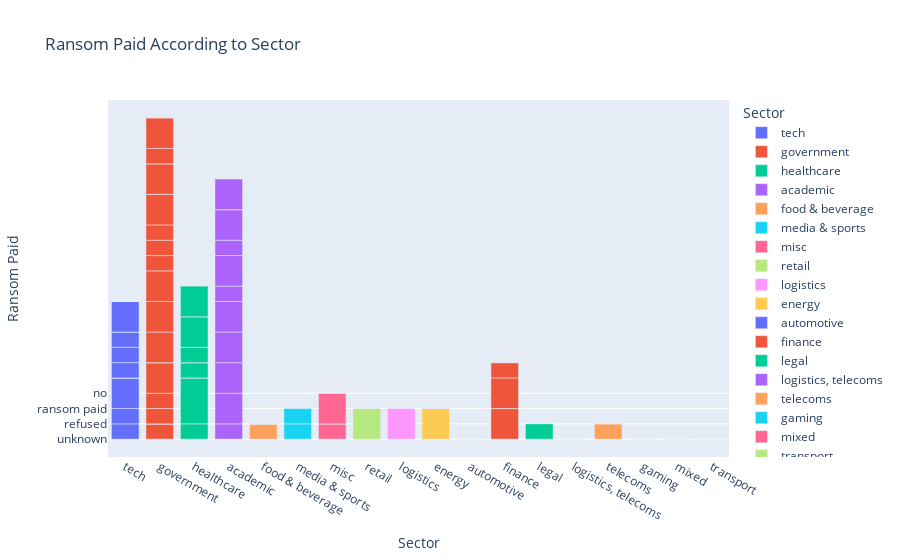

Notebook code cell kept with this figure:
### Code cell
px.bar(df,y='Ransom Paid',x='Sector',color='Sector',title='Ransom Paid According to Sector')

### Figure 1 — Plotly figure (JSON) as saved in the notebook; plotly's stock layout.template omitted (floating-point values rounded to 4 significant figures)
{"data": [{"alignmentgroup": "True", "hovertemplate": "Sector=%{x}<br>Ransom Paid=%{y}<extra></extra>", "legendgroup": "tech", "marker": {"color": "#636efa", "pattern": {"shape": ""}}, "name": "tech", "offsetgroup": "tech", "orientation": "v", "showlegend": true, "textposition": "auto", "type": "bar", "x": ["tech", "tech", "tech", "tech", "tech", "tech", "tech", "tech", "tech", "tech", "tech", "tech", "tech", "tech", "tech"], "xaxis": "x", "y": ["unknown", "unknown", "unknown", "refused", "refused", "ransom paid", "unknown", "unknown", "refused", "refused", "refused", "unknown", "ransom paid", "unknown", "unknown"], "yaxis": "y"}, {"alignmentgroup": "True", "hovertemplate": "Sector=%{x}<br>Ransom Paid=%{y}<extra></extra>", "legendgroup": "government", "marker": {"color": "#EF553B", "pattern": {"shape": ""}}, "name": "government", "offsetgroup": "government", "orientation": "v", "showlegend": true, "textposition": "auto", "type": "bar", "x": ["government", "government", "government", "government", "government", "government", "government", "government", "government", "government", "government", "government", "government", "government", "government", "government", "government", "government", "government", "government", "government", "government"], "xaxis": "x", "y": ["refused", "unknown", "unknown", "refused", "refused", "ransom paid", "unknown", "unknown", "ransom paid", "ransom paid", "ransom paid", "refused", "unknown", "refused", "refused", "ransom paid", "unknown", "ransom paid", "unknown", "refused", "ransom paid", "unknown"], "yaxis": "y"}, {"alignmentgroup": "True", "hovertemplate": "Sector=%{x}<br>Ransom Paid=%{y}<extra></extra>", "legendgroup": "healthcare", "marker": {"color": "#00cc96", "pattern": {"shape": ""}}, "name": "healthcare", "offsetgroup": "healthcare", "orientation": "v", "showlegend": true, "textposition": "auto", "type": "bar", "x": ["healthcare", "healthcare", "healthcare", "healthcare", "healthcare", "healthcare", "healthcare", "healthcare", "healthcare", "healthcare", "healthcare", "healthcare", "healthcare", "healthcare"], "xaxis": "x", "y": ["refused", "no", "unknown", "refused", "unknown", "unknown", "refused", "unknown", "unknown", "unknown", "unknown", "ransom paid", "unknown", "ransom paid"], "yaxis": "y"}, {"alignmentgroup": "True", "hovertemplate": "Sector=%{x}<br>Ransom Paid=%{y}<extra></extra>", "legendgroup": "academic", "marker": {"color": "#ab63fa", "pattern": {"shape": ""}}, "name": "academic", "offsetgroup": "academic", "orientation": "v", "showlegend": true, "textposition": "auto", "type": "bar", "x": ["academic", "academic", "academic", "academic", "academic", "academic", "academic", "academic", "academic", "academic", "academic"], "xaxis": "x", "y": ["refused", "ransom paid", "ransom paid", "ransom paid", "ransom paid", "refused", "ransom paid", "refused", "ransom paid", "unknown", "ransom paid"], "yaxis": "y"}, {"alignmentgroup": "True", "hovertemplate": "Sector=%{x}<br>Ransom Paid=%{y}<extra></extra>", "legendgroup": "food & beverage", "marker": {"color": "#FFA15A", "pattern": {"shape": ""}}, "name": "food & beverage", "offsetgroup": "food & beverage", "orientation": "v", "showlegend": true, "textposition": "auto", "type": "bar", "x": ["food & beverage", "food & beverage", "food & beverage", "food & beverage", "food & beverage"], "xaxis": "x", "y": ["refused", "unknown", "unknown", "unknown", "unknown"], "yaxis": "y"}, {"alignmentgroup": "True", "hovertemplate": "Sector=%{x}<br>Ransom Paid=%{y}<extra></extra>", "legendgroup": "media & sports", "marker": {"color": "#19d3f3", "pattern": {"shape": ""}}, "name": "media & sports", "offsetgroup": "media & sports", "orientation": "v", "showlegend": true, "textposition": "auto", "type": "bar", "x": ["media & sports", "media & sports"], "xaxis": "x", "y": ["refused", "refused"], "yaxis": "y"}, {"alignmentgroup": "True", "hovertemplate": "Sector=%{x}<br>Ransom Paid=%{y}<extra></extra>", "legendgroup": "misc", "marker": {"color": "#FF6692", "pattern": {"shape": ""}}, "name": "misc", "offsetgroup": "misc", "orientation": "v", "showlegend": true, "textposition": "auto", "type": "bar", "x": ["misc", "misc", "misc", "misc"], "xaxis": "x", "y": ["refused", "unknown", "ransom paid", "unknown"], "yaxis": "y"}, {"alignmentgroup": "True", "hovertemplate": "Sector=%{x}<br>Ransom Paid=%{y}<extra></extra>", "legendgroup": "retail", "marker": {"color": "#B6E880", "pattern": {"shape": ""}}, "name": "retail", "offsetgroup": "retail", "orientation": "v", "showlegend": true, "textposition": "auto", "type": "bar", "x": ["retail", "retail", "retail", "retail"], "xaxis": "x", "y": ["unknown", "unknown", "ransom paid", "unknown"], "yaxis": "y"}, {"alignmentgroup": "True", "hovertemplate": "Sector=%{x}<br>Ransom Paid=%{y}<extra></extra>", "legendgroup": "logistics", "marker": {"color": "#FF97FF", "pattern": {"shape": ""}}, "name": "logistics", "offsetgroup": "logistics", "orientation": "v", "showlegend": true, "textposition": "auto", "type": "bar", "x": ["logistics", "logistics", "logistics", "logistics"], "xaxis": "x", "y": ["unknown", "unknown", "unknown", "ransom paid"], "yaxis": "y"}, {"alignmentgroup": "True", "hovertemplate": "Sector=%{x}<br>Ransom Paid=%{y}<extra></extra>", "legendgroup": "energy", "marker": {"color": "#FECB52", "pattern": {"shape": ""}}, "name": "energy", "offsetgroup": "energy", "orientation": "v", "showlegend": true, "textposition": "auto", "type": "bar", "x": ["energy", "energy", "energy", "energy", "energy"], "xaxis": "x", "y": ["unknown", "unknown", "ransom paid", "unknown", "unknown"], "yaxis": "y"}, {"alignmentgroup": "True", "hovertemplate": "Sector=%{x}<br>Ransom Paid=%{y}<extra></extra>", "legendgroup": "automotive", "marker": {"color": "#636efa", "pattern": {"shape": ""}}, "name": "automotive", "offsetgroup": "automotive", "orientation": "v", "showlegend": true, "textposition": "auto", "type": "bar", "x": ["automotive"], "xaxis": "x", "y": ["unknown"], "yaxis": "y"}, {"alignmentgroup": "True", "hovertemplate": "Sector=%{x}<br>Ransom Paid=%{y}<extra></extra>", "legendgroup": "finance", "marker": {"color": "#EF553B", "pattern": {"shape": ""}}, "name": "finance", "offsetgroup": "finance", "orientation": "v", "showlegend": true, "textposition": "auto", "type": "bar", "x": ["finance", "finance", "finance", "finance", "finance", "finance"], "xaxis": "x", "y": ["ransom paid", "unknown", "unknown", "ransom paid", "refused", "unknown"], "yaxis": "y"}, {"alignmentgroup": "True", "hovertemplate": "Sector=%{x}<br>Ransom Paid=%{y}<extra></extra>", "legendgroup": "legal", "marker": {"color": "#00cc96", "pattern": {"shape": ""}}, "name": "legal", "offsetgroup": "legal", "orientation": "v", "showlegend": true, "textposition": "auto", "type": "bar", "x": ["legal", "legal"], "xaxis": "x", "y": ["unknown", "refused"], "yaxis": "y"}, {"alignmentgroup": "True", "hovertemplate": "Sector=%{x}<br>Ransom Paid=%{y}<extra></extra>", "legendgroup": "logistics, telecoms", "marker": {"color": "#ab63fa", "pattern": {"shape": ""}}, "name": "logistics, telecoms", "offsetgroup": "logistics, telecoms", "orientation": "v", "showlegend": true, "textposition": "auto", "type": "bar", "x": ["logistics, telecoms"], "xaxis": "x", "y": ["unknown"], "yaxis": "y"}, {"alignmentgroup": "True", "hovertemplate": "Sector=%{x}<br>Ransom Paid=%{y}<extra></extra>", "legendgroup": "telecoms", "marker": {"color": "#FFA15A", "pattern": {"shape": ""}}, "name": "telecoms", "offsetgroup": "telecoms", "orientation": "v", "showlegend": true, "textposition": "auto", "type": "bar", "x": ["telecoms", "telecoms"], "xaxis": "x", "y": ["refused", "unknown"], "yaxis": "y"}, {"alignmentgroup": "True", "hovertemplate": "Sector=%{x}<br>Ransom Paid=%{y}<extra></extra>", "legendgroup": "gaming", "marker": {"color": "#19d3f3", "pattern": {"shape": ""}}, "name": "gaming", "offsetgroup": "gaming", "orientation": "v", "showlegend": true, "textposition": "auto", "type": "bar", "x": ["gaming"], "xaxis": "x", "y": ["unknown"], "yaxis": "y"}, {"alignmentgroup": "True", "hovertemplate": "Sector=%{x}<br>Ransom Paid=%{y}<extra></extra>", "legendgroup": "mixed", "marker": {"color": "#FF6692", "pattern": {"shape": ""}}, "name": "mixed", "offsetgroup": "mixed", "orientation": "v", "showlegend": true, "textposition": "auto", "type": "bar", "x": ["mixed", "mixed", "mixed", "mixed"], "xaxis": "x", "y": ["unknown", "unknown", "unknown", "unknown"], "yaxis": "y"}, {"alignmentgroup": "True", "hovertemplate": "Sector=%{x}<br>Ransom Paid=%{y}<extra></extra>", "legendgroup": "transport", "marker": {"color": "#B6E880", "pattern": {"shape": ""}}, "name": "transport", "offsetgroup": "transport", "orientation": "v", "showlegend": true, "textposition": "auto", "type": "bar", "x": ["transport", "transport"], "xaxis": "x", "y": ["unknown", "unknown"], "yaxis": "y"}], "layout": {"barmode": "relative", "legend": {"title": {"text": "Sector"}, "tracegroupgap": 0}, "title": {"text": "Ransom Paid According to Sector"}, "xaxis": {"anchor": "y", "categoryarray": ["tech", "government", "healthcare", "academic", "food & beverage", "media & sports", "misc", "retail", "logistics", "energy", "automotive", "finance", "legal", "logistics, telecoms", "telecoms", "gaming", "mixed", "transport"], "categoryorder": "array", "domain": [0, 1], "title": {"text": "Sector"}}, "yaxis": {"anchor": "x", "domain": [0, 1], "title": {"text": "Ransom Paid"}}}}
